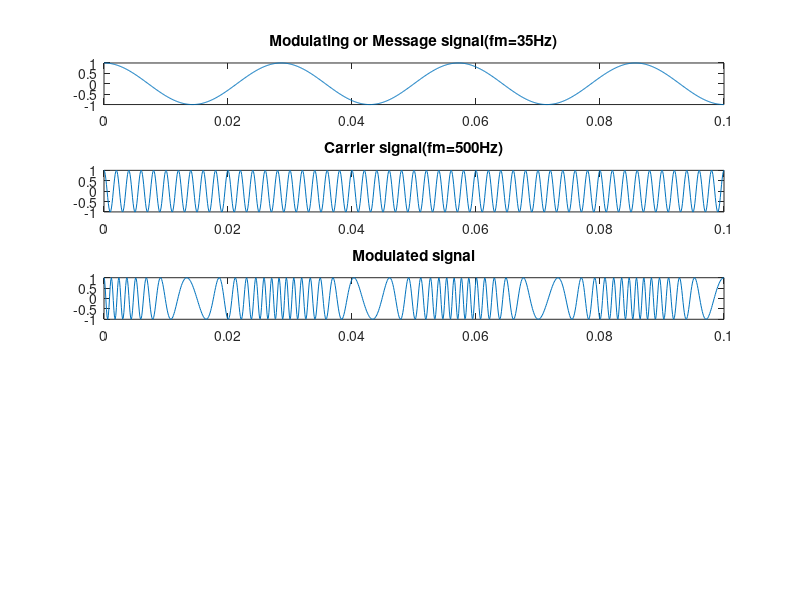

The MATLAB source for this figure: (Note: this script raises an error after producing the figure.)
%The frequency modulation(FM)waveform in time and frequency domain.
%fm=35HZ,fc=500HZ,Am=1V,Ac=1V,B=10
%functionfmdm
fs=10000;
Ac=1;
Am=1;
fm=35;
fc=500;
B=10;
t=(0:.1*fs)/fs;
wc=2*pi*fc;
wm=2*pi*fm;
m_t=Am*cos(wm*t);
subplot(5,1,1);
plot(t,m_t);
title('Modulating or Message signal(fm=35Hz)');
c_t=Ac*cos(wc*t);
subplot(5,1,2);
plot(t,c_t);
title('Carrier signal(fm=500Hz)');
s_t=Ac*cos((wc*t)+B*sin(wm*t));
subplot(5,1,3);
plot(t,s_t);
title('Modulated signal');
d=demod(s_t,fc,fs,'fm');
subplot(5,1,4);
plot(t,d);
title('demodulated signal');